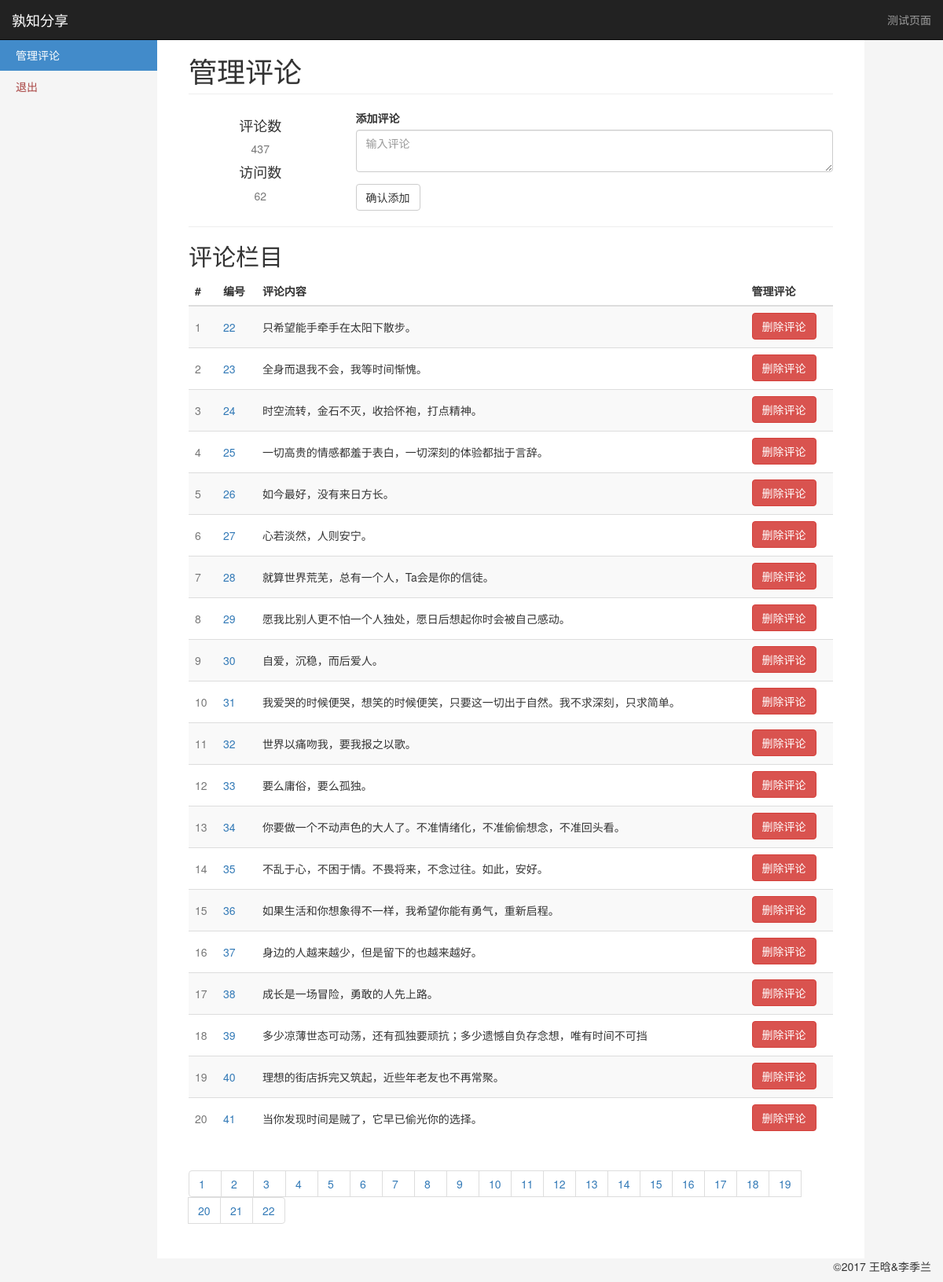
Screenshot of /manage2 with the database file from the repository.
### app/models.py (models this page shows, shortened)
class Comment(db.Model):
    __tablename__ = 'comment'
    id = db.Column(db.Integer, primary_key=True)
    text = db.Column(db.String(256), nullable=False)

### app/views.py (the view)
@app.route('/manage', methods=["GET", "POST"])
@app.route('/manage<int:page>', methods=["GET", "POST"])
def manage(page=1):
    comments = comment_helper.get_all_comments()
    length = len(comments)
    p_list, start, end = comment_helper.get_page(length, pagesize=20, page=page)
    visit_count = visit_helper.get_all_count()
    count = {'visit': visit_count, 'com_len': length, 'page_list': p_list}
    return render_template('manage.html', comments=comments[start:end], count=count)

### app/dbhelper/comment_helper.py (called while the page is built)
def get_all_comments():
    comments = Comment.query.all()
    return comments

def get_page(length, page, pagesize=5):
    p_len = int(math.ceil(length / pagesize))
    p_list = range(1, p_len+1)
    start = 0
    end = pagesize
    if page and page > 1:
        start = (page-1) * pagesize
        end = page * pagesize
        if start > length:
            start = length - pagesize
            end = length
        elif end > length:
            end = length
    if page == 0:
        start = length - pagesize
        end = length
    return p_list, start, end

### app/dbhelper/visit_helper.py (called while the page is built)
def get_all_count():
    try:
        count = db.session.query(func.sum(Visit.visit_count)).scalar()
    except Exception:
        count = 0
    return count

### app/templates/manage.html (shortened to what this page needs)
{% extends "layout.html" %}
{% block body %}
    <nav class="navbar navbar-inverse navbar-fixed-top" role="navigation">
        <div class="container-fluid">
            <div class="navbar-header">
                <a class="navbar-brand" href="#">孰知分享</a>
            </div>
            <div class="navbar-collapse collapse">
                <ul class="nav navbar-nav navbar-right">
                    <li><a href="/comment">测试页面</a></li>
                </ul>
            </div>
        </div>
    </nav>
    <div class="container-fluid">
        <div class="row row-offcanvas row-offcanvas-left">
            <div class="col-sm-3 col-md-2 sidebar-offcanvas" id="sidebar" role="navigation">
                <ul class="nav nav-sidebar">
                    <li class="active"><a href="/manage">管理评论</a></li>
                    <li><a href="/logout" target="_ext" class="text-danger">退出</a></li>
                </ul>
            </div>
            <div class="col-sm-9 col-md-9 main">
                <h1 class="page-header">
                    管理评论
                </h1>
                <div class="row">
                    <div class="placeholders col-md-3">
                        <div class="placeholder text-center">
                            <h4>评论数</h4>
                            <span class="text-muted">{{ count.com_len }}</span>
                        </div>
                        <div class="placeholder text-center">
                            <h4>访问数</h4>
                            <span class="text-muted">{{ count.visit }}</span>
                        </div>
                    </div>
                    <div class="placeholders col-md-9">
                        <div class="form-group">
                            <label for="addComment">添加评论</label>
                            <textarea type="text" class="form-control" id="addComment" placeholder="输入评论"></textarea>
                        </div>
                        <button class="btn btn-default" onclick="addComment()">确认添加</button>
                    </div>
                </div>
                <hr>
                <h2 class="sub-header">评论栏目</h2>
                <div class="table-responsive">
                    <table class="table table-striped">
                        <thead>
                        <tr>
                            <th>#</th>
                            <th>编号</th>
                            <th>评论内容</th>
                            <th>管理评论</th>
                        </tr>
                        </thead>
                        <tbody id="comTable">
                        {% for comment in comments %}
                            <tr>
                                <td class="text-muted">{{ loop.index }}</td>
                                <td class="text-primary">{{ comment.id }}</td>
                                <td>{{ comment.text }}</td>
                                <td><span><button class="btn btn-danger"
                                                  onclick="deleteComment({{ comment.id }})">删除评论</button> </span></td>
                            </tr>
                        {% endfor %}
                        </tbody>
                    </table>
                </div>
                <nav aria-label="Page navigation">
                    <ul class="pagination">
                        {% for page in count.page_list %}
                            <li><a href="manage{{ page }}">{{ page }}</a></li>
                        {% endfor %}
                    </ul>
                </nav>
            </div>
        </div>
    </div>
{% endblock %}

### app/static/css/styles.css (style rules this page uses)
body { padding-top: 50px; background-color: #f5f5f5; }
.nav-sidebar { background-color: #f5f5f5; margin-right: -15px; margin-bottom: 20px; margin-left: -15px; }
.nav-sidebar > li > a { padding-right: 20px; padding-left: 20px; }
.nav-sidebar > .active > a { color: #fff; background-color: #428bca; }
.main { padding: 20px; background-color: #fff; }
@media (min-width: 768px) { .main { padding-right: 40px; padding-left: 40px; } }
.main .page-header { margin-top: 0; }
#comTable button { margin-top: 2x; margin-bottom: 2px; }
#comTable td { vertical-align: middle; }

### app/templates/layout.html (style rules this page uses)
.pagination li a { width: 42px; }

### rows the page displays
Comment: id "22", text "只希望能手牵手在太阳下散步。"
Comment: id "23", text "全身而退我不会，我等时间惭愧。"
Comment: id "24", text "时空流转，金石不灭，收拾怀袍，打点精神。"
Comment: id "25", text "一切高贵的情感都羞于表白，一切深刻的体验都拙于言辞。"
Comment: id "26", text "如今最好，没有来日方长。"
Comment: id "27", text "心若淡然，人则安宁。"
Comment: id "28", text "就算世界荒芜，总有一个人，Ta会是你的信徒。"
Comment: id "29", text "愿我比别人更不怕一个人独处，愿日后想起你时会被自己感动。"
Comment: id "30", text "自爱，沉稳，而后爱人。"
Comment: id "31", text "我爱哭的时候便哭，想笑的时候便笑，只要这一切出于自然。我不求深刻，只求简单。"
Comment: id "32", text "世界以痛吻我，要我报之以歌。"
Comment: id "33", text "要么庸俗，要么孤独。"
Comment: id "34", text "你要做一个不动声色的大人了。不准情绪化，不准偷偷想念，不准回头看。"
Comment: id "35", text "不乱于心，不困于情。不畏将来，不念过往。如此，安好。"
Comment: id "36", text "如果生活和你想象得不一样，我希望你能有勇气，重新启程。"
Comment: id "37", text "身边的人越来越少，但是留下的也越来越好。"
Comment: id "38", text "成长是一场冒险，勇敢的人先上路。"
Comment: id "39", text "多少凉薄世态可动荡，还有孤独要顽抗；多少遗憾自负存念想，唯有时间不可挡"
Comment: id "40", text "理想的街店拆完又筑起，近些年老友也不再常聚。"
Comment: id "41", text "当你发现时间是贼了，它早已偷光你的选择。"

### other values shown
{{ count.com_len }} "437"
{{ count.visit }} "62"
{{ page }} "1" "2" "3" "4" "5" "6" "7" "8" "9" "10" "11" "12" "13" "14" "15" "16" "17" "18" "19" "20" "21" "22"
